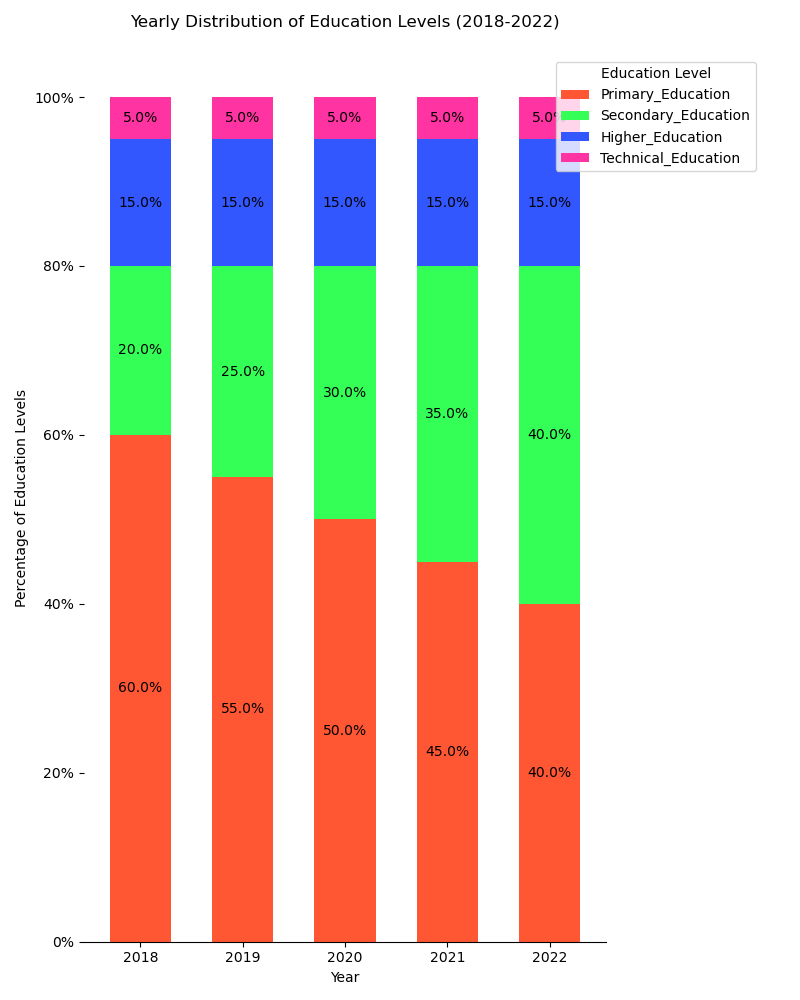

Python code for this plot:

import pandas as pd
import seaborn as sns
import matplotlib.pyplot as plt
from matplotlib.ticker import FixedFormatter

# Creating the dataframe
data = {
    'Year': ['2018', '2019', '2020', '2021', '2022'],
    'Primary_Education': [60, 55, 50, 45, 40],
    'Secondary_Education': [20, 25, 30, 35, 40],
    'Higher_Education': [15, 15, 15, 15, 15],
    'Technical_Education': [5, 5, 5, 5, 5]
}
df = pd.DataFrame(data)
df.set_index('Year', inplace=True)

# Convert to percentages
df_percentage = df.div(df.sum(axis=1), axis=0) * 100

# Starting the stackplot
fig, ax = plt.subplots(figsize=(8, 10))
df_percentage.plot(kind='bar', stacked=True, width=0.6, color=['#FF5733', '#33FF57', '#3357FF', '#FF33A1'], ax=ax)

# Adding the percentage labels on each bar
for c in ax.containers:
    labels = [f'{w:.1f}%' for w in c.datavalues]
    ax.bar_label(c, labels=labels, label_type='center')

ax.set_ylabel('Percentage of Education Levels')
ax.set_xlabel('Year')
ax.set_title('Yearly Distribution of Education Levels (2018-2022)', pad=20)
ax.yaxis.set_major_formatter(FixedFormatter(['0%', '20%', '40%', '60%', '80%', '100%']))

plt.xticks(rotation=0)
plt.legend(title='Education Level', loc='upper right', bbox_to_anchor=(1.3, 1))
sns.despine(left=True)

plt.tight_layout()
plt.show()
